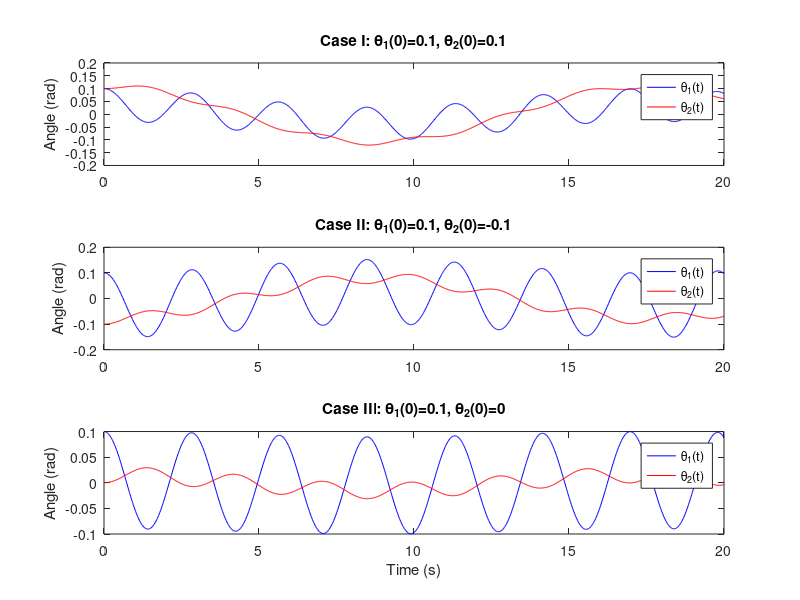

Reproduce this figure in MATLAB.


%System matrix
A = [-75/16, 1.5;
      0.75, -3/8];

% 2nd to first order system
% x = [theta1; theta2; theta1_dot; theta2_dot]
function dXdt = state_space(~, X)
    A = [-75/16, 1.5; 0.75, -3/8];
    theta = X(1:2);
    theta_dot = X(3:4);
    theta_ddot = A * theta;
    dXdt = [theta_dot; theta_ddot];
end

% time span
tspan = [0 20];
t_eval = linspace(0, 20, 1000);

% init conditions
ICs = {
    [0.1; 0.1; 0; 0], 'Case I: \theta_1(0)=0.1, \theta_2(0)=0.1'
    [0.1; -0.1; 0; 0], 'Case II: \theta_1(0)=0.1, \theta_2(0)=-0.1'
    [0.1; 0; 0; 0], 'Case III: \theta_1(0)=0.1, \theta_2(0)=0'
};

% plotting
figure;
for i = 1:3
    ic = ICs{i, 1};
    label = ICs{i, 2};
    [~, X] = ode45(@state_space, t_eval, ic);
    subplot(3,1,i);
    plot(t_eval, X(:,1), 'b', 'DisplayName', '\theta_1(t)');
    hold on;
    plot(t_eval, X(:,2), 'r', 'DisplayName', '\theta_2(t)');
    title(label);
    ylabel('Angle (rad)');
    legend;
end
xlabel('Time (s)');
